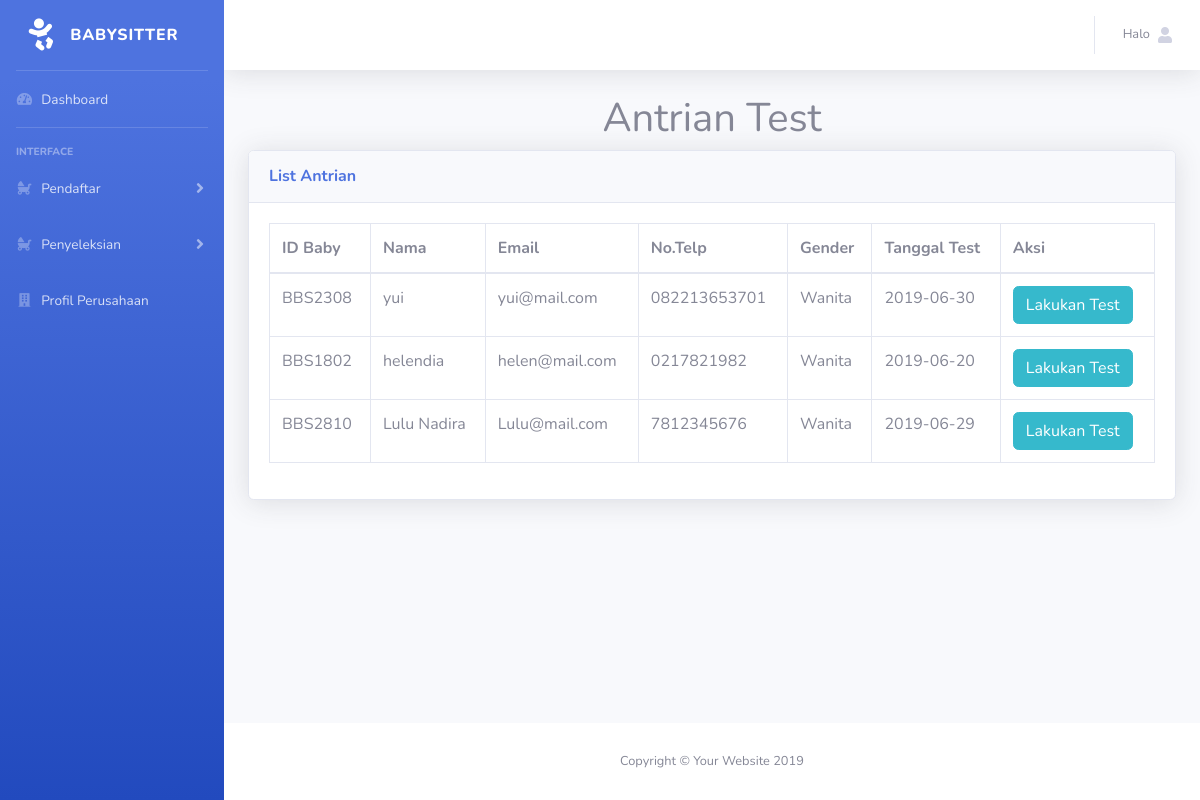
Screenshot of /admin/index.php?page=p_test with the database file from the repository.
### tables this page shows
CREATE TABLE `babysitter` (
  `user_id` varchar(7) NOT NULL,
  `nama` varchar(25) NOT NULL,
  `email` varchar(25) NOT NULL,
  `no_telp` varchar(12) NOT NULL,
  `tgl_lahir` date NOT NULL,
  `gender` varchar(10) NOT NULL,
  `alamat` text NOT NULL,
  `status` text NOT NULL
);

CREATE TABLE `tgl_test` (
  `user_id` varchar(7) NOT NULL,
  `tanggal_test` date NOT NULL
);

### admin/antrian_test.php (the view)
<?php
	include '../koneksi.php';
?>
<h1 align="center">Antrian Test</h1>
<div class="card shadow mb-4">
      <div class="card-header py-3">
          <h6 class="m-0 font-weight-bold text-primary">List Antrian</h6>
      </div>
      <div class="card-body">
        <div class="table-responsive">
          <table class="table table-bordered" id="dataTable" width="100%" cellspacing="0">
            <thead>
              <tr>
                <th>ID Baby</th>
                <th>Nama</th>
                <th>Email</th>
                <th>No.Telp</th>
                <th>Gender</th>
                <th>Tanggal Test</th>
                <th>Aksi</th>
              </tr>
            </thead>
            <tbody>
            	<?php
						$sql = "SELECT babysitter.user_id, babysitter.nama, babysitter.email, babysitter.no_telp, babysitter.gender, tgl_test.tanggal_test FROM babysitter INNER JOIN tgl_test ON babysitter.user_id = tgl_test.user_id";
                        if (!$result=  mysqli_query($koneksi, $sql)){
                        die('Error:'.mysqli_error($koneksi));
                        }  else {
                        if (mysqli_num_rows($result)> 0){
                        while ($row=  mysqli_fetch_assoc($result)){
                ?>
            	<tr>
            		<td><?php echo $row['user_id']; ?></td>
            		<td><?php echo $row['nama']; ?></td>
            		<td><?php echo $row['email']; ?></td>
            		<td><?php echo $row['no_telp']; ?></td>
            		<td><?php echo $row['gender']; ?></td>
            		<td><?php echo $row['tanggal_test']; ?></td>
            		<td><a href="index.php?page=testsaw&idbs=<?php echo $row['user_id'];?>&tgltest=<?php echo $row['tanggal_test'];?>" class="btn btn-info">Lakukan Test</a></td>
            	</tr>
            <?php } } else { ?>
            	<tr>
            		<td>Maaf Data Tidak Ditemukan</td>
            	</tr>
           	<?php }}?>
            </tbody>
         </table>
        </div>
      </div>
    </div>

### rows the page displays
babysitter: user_id "BBS2308", nama "yui", email "yui@mail.com", no_telp "082213653701", gender "Wanita", tgl_test.tanggal_test "2019-06-30"
babysitter: user_id "BBS1802", nama "helendia", email "helen@mail.com", no_telp "0217821982", gender "Wanita", tgl_test.tanggal_test "2019-06-20"
babysitter: user_id "BBS2810", nama "Lulu Nadira", email "Lulu@mail.com", no_telp "7812345676", gender "Wanita", tgl_test.tanggal_test "2019-06-29"
